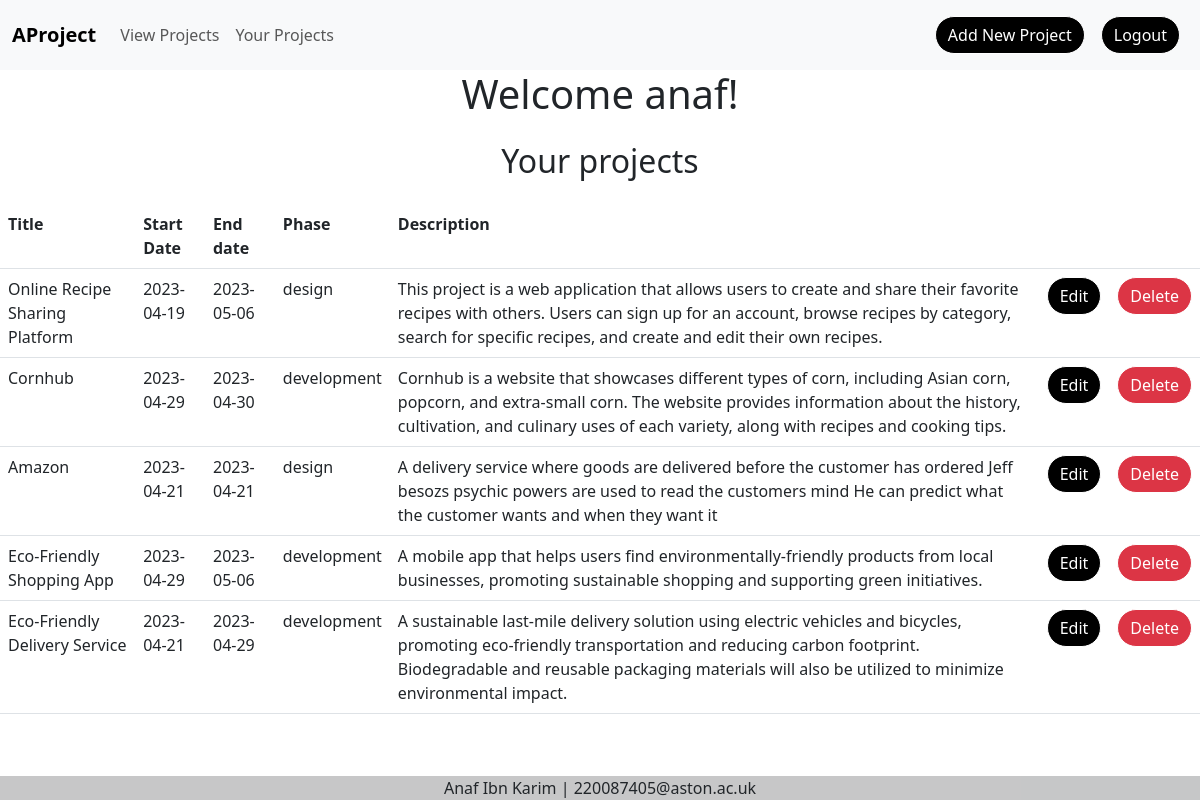
Screenshot of /user.php (signed in) with the database file from the repository.
### tables this page shows
CREATE TABLE `projects` (
  `pid` int UNSIGNED NOT NULL,
  `title` varchar(100) NOT NULL,
  `start_date` date DEFAULT NULL,
  `end_date` date DEFAULT NULL,
  `phase` enum('design','development','testing','deployment','complete') DEFAULT NULL,
  `description` varchar(500) DEFAULT NULL,
  `uid` int UNSIGNED NOT NULL
);

### user.php (the view, shortened to what this page needs)
<!DOCTYPE html>
<html lang="en">
<head>
    <link rel="stylesheet" href="css/main.css">
    <link href="https://cdn.jsdelivr.net/npm/bootstrap@5.3.0-alpha3/dist/css/bootstrap.min.css" rel="stylesheet">
</head>
<body>
    <header>
        <nav class="navbar navbar-expand-lg navbar-light bg-light">
            <div class="container-fluid">
                <a class="navbar-brand" href="projects.php"><b> AProject</b></a>
                <div class="collapse navbar-collapse" id="navbarNav">
                    <ul class="navbar-nav">
                        <li class="nav-item">
                            <a class="nav-link" href="projects.php">View Projects</a>
                        </li>
						<li class="nav-item">
                            <a class="nav-link" href="user.php">Your Projects</a>
                        </li>
                    </ul>
                    <ul class="navbar-nav ms-auto">
                        <li class="nav-item">
                            <a class="nav-link" href="add-project.php">
                                <button class="btn btn-primary" type="button">Add New Project</button>
                            </a>
                        </li>
                        <li class="nav-item">
                            <a class="nav-link" href="logout.php">
                                <button class="btn btn-primary" type="button">Logout</button>
                            </a>
                        </li>
                    </ul>
                </div>
            </div>
        </nav>
    </header>
<?php
$username = $_SESSION["username"];
echo "<h1 class='text-center mb-4'>Welcome $username!</h1>";
require_once "connectdb.php";
echo ("<h2 class='text-center mb-4'>Your projects</h2>");
try {
    $id = $_SESSION["uid"];
    $query = "select * from projects where uid = $id";
    $rows = $db->query($query);
    if ($rows && $rows->rowCount() > 0) {?>
		<div class="row justify-content-center">
    		<div class="col-auto">
        		<table cellspacing="0" cellpadding="5" id="myTable" class="table table-responsive">
            		<tr>
                	<th><b>Title</b></th>
                	<th><b>Start Date</b></th>
                	<th><b>End date</b></th>
                	<th><b>Phase</b></th>
                	<th><b>Description</b></th>
                	<th><b></b></th>
                	<th><b></b></th>
            </tr>
            <?php
        while ($row = $rows->fetch()) {
            echo ("<tr><td>" . $row['title'] . "</td>");
            echo ("<td>" . $row['start_date'] . "</td>");
            echo ("<td>" . $row['end_date'] . "</td>");
            echo ("<td>" . $row['phase'] . "</td>");
            echo ("<td>" . $row['description'] . "</td>");
            echo ("<td><a href='edit-project.php?pid=" . $row['pid'] . "'><button class='btn btn-primary' type='button'>Edit</button></a></td>");
            echo ("<td>" . $row['delete'] . "<button class='btn btn-danger' onclick='return openDialog(\"" . $row['title'] . "\", " . $row['pid'] . ")'>Delete</button></td></tr>");
        }
        echo ("</table> </div> </div>");
    } else {
        echo ("<p class='text-center'>No Projects in the list.</p>");
    }
} catch (PDOException $e) {
    echo ("Sorry, a database error occurred! <br>");
    echo ("Error details: <em>" . $e->getMessage() . "</em>");
}
?>
    <footer class="bg-light text-center text-lg-start fixed-bottom">
        <div class="text-center " style="background-color: rgba(0, 0, 0, 0.2);">
            <p class="text-dark m-0">Anaf Ibn Karim | 220087405@aston.ac.uk</p>
        </div>
    </footer>
</body>
</html>

### css/main.css (style rules this page uses)
table { display: block; margin-inline: auto; max-width: 80em; }
.btn { border-radius: 100em !important; border-color: white !important; }
.btn-primary { background-color: black !important; }

### rows the page displays
projects: title "Online Recipe Sharing Platform", start_date "2023-04-19", end_date "2023-05-06", phase "design", description "This project is a web application that allows users to create and share their favorite recipes with others. Users can sign up for an account, browse recipes by category, search for specific recipes, and create and edit their own recipes."
projects: title "Cornhub", start_date "2023-04-29", end_date "2023-04-30", phase "development", description "Cornhub is a website that showcases different types of corn, including Asian corn, popcorn, and extra-small corn. The website provides information about the history, cultivation, and culinary uses of each variety, along with recipes and cooking tips."
projects: title "Amazon", start_date "2023-04-21", end_date "2023-04-21", phase "design", description "A delivery service where goods are delivered before the customer has ordered Jeff besozs psychic powers are used to read the customers mind He can predict what the customer wants and when they want it"
projects: title "Eco-Friendly Shopping App", start_date "2023-04-29", end_date "2023-05-06", phase "development", description "A mobile app that helps users find environmentally-friendly products from local businesses, promoting sustainable shopping and supporting green initiatives."
projects: title "Eco-Friendly Delivery Service", start_date "2023-04-21", end_date "2023-04-29", phase "development", description "A sustainable last-mile delivery solution using electric vehicles and bicycles, promoting eco-friendly transportation and reducing carbon footprint. Biodegradable and reusable packaging materials will also be utilized to minimize environmental impact."

### other values shown
$username "anaf"
